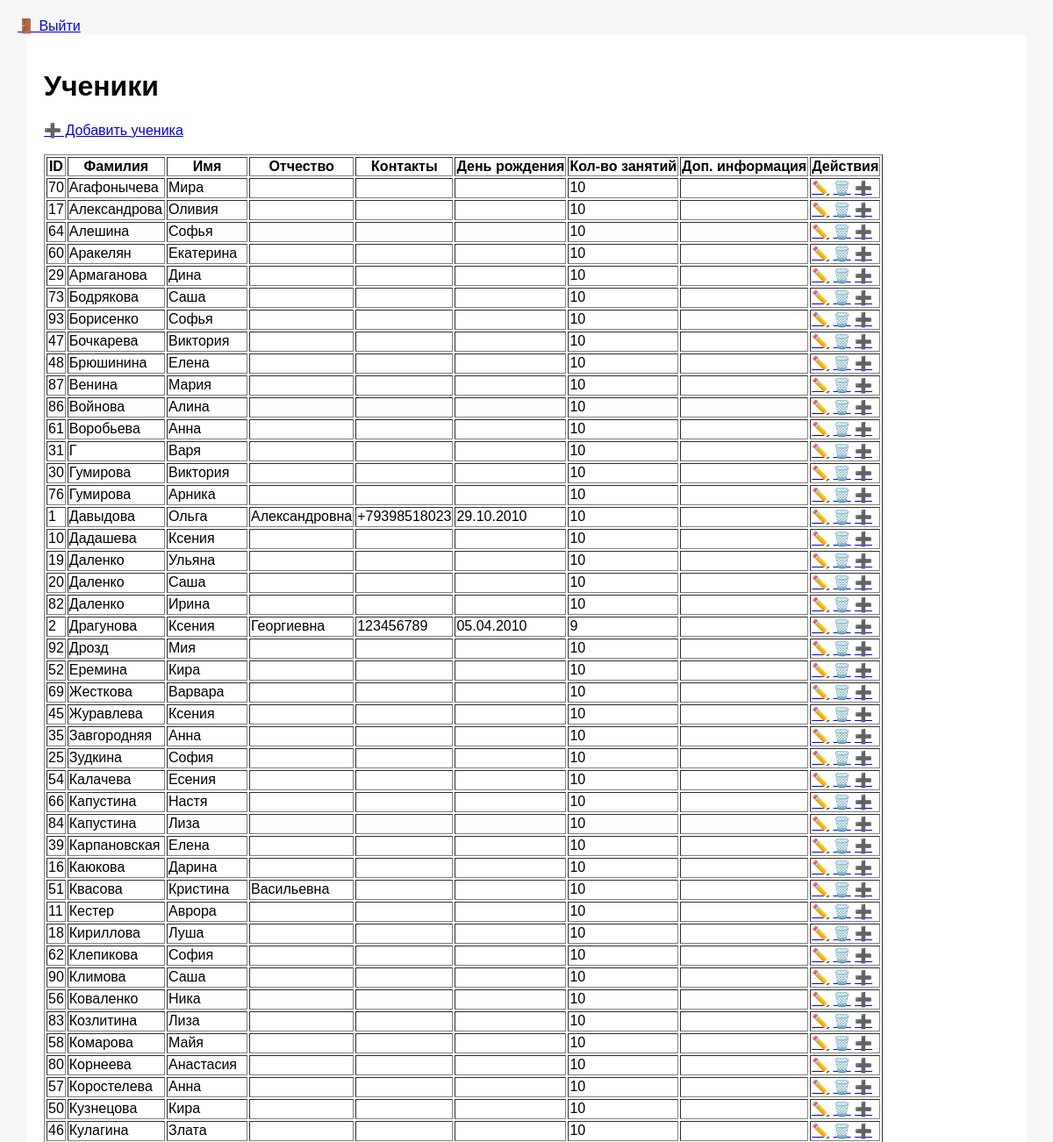
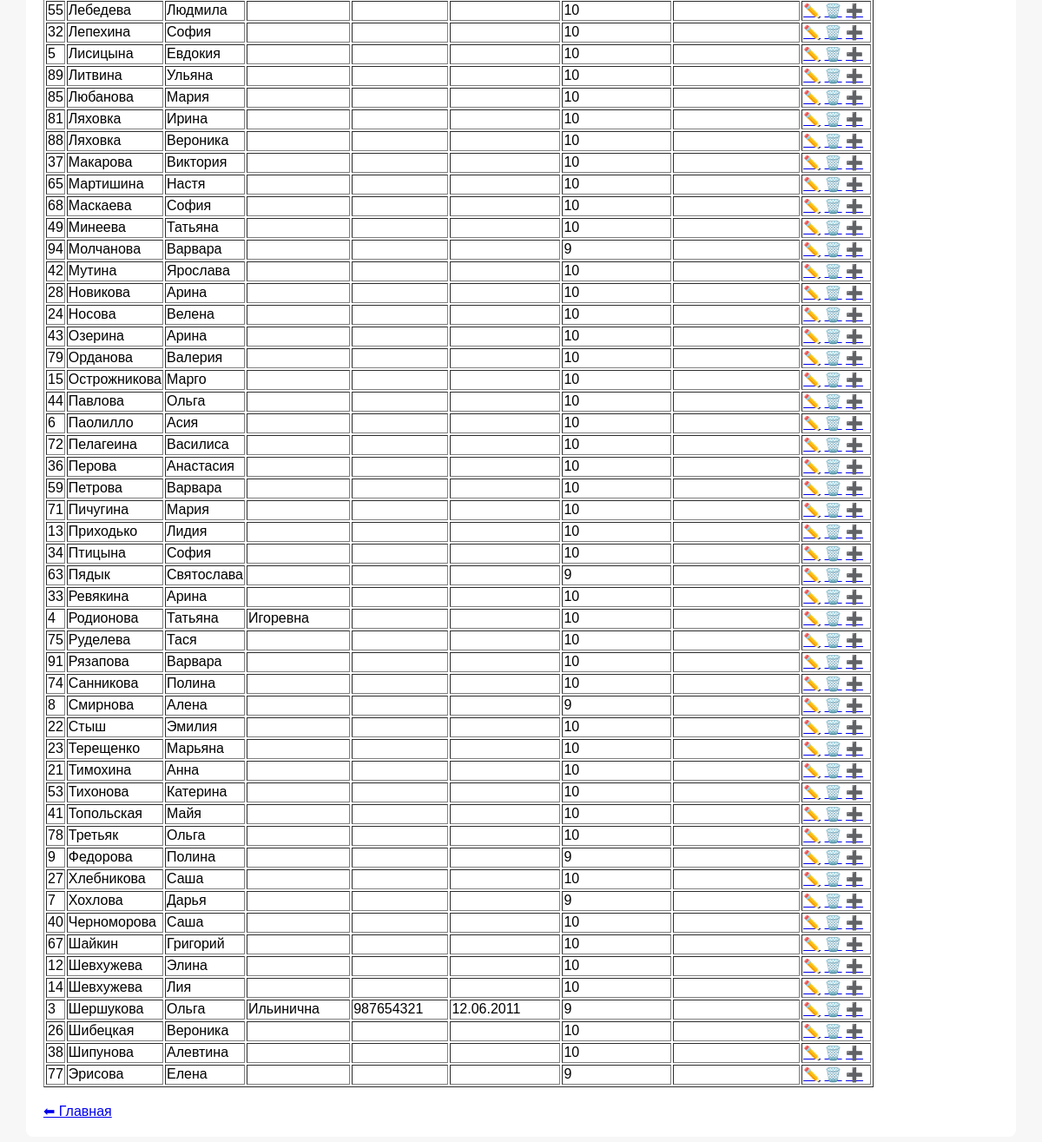
The page /students (signed in) on the database as committed earlier (2 pictures, top to bottom).
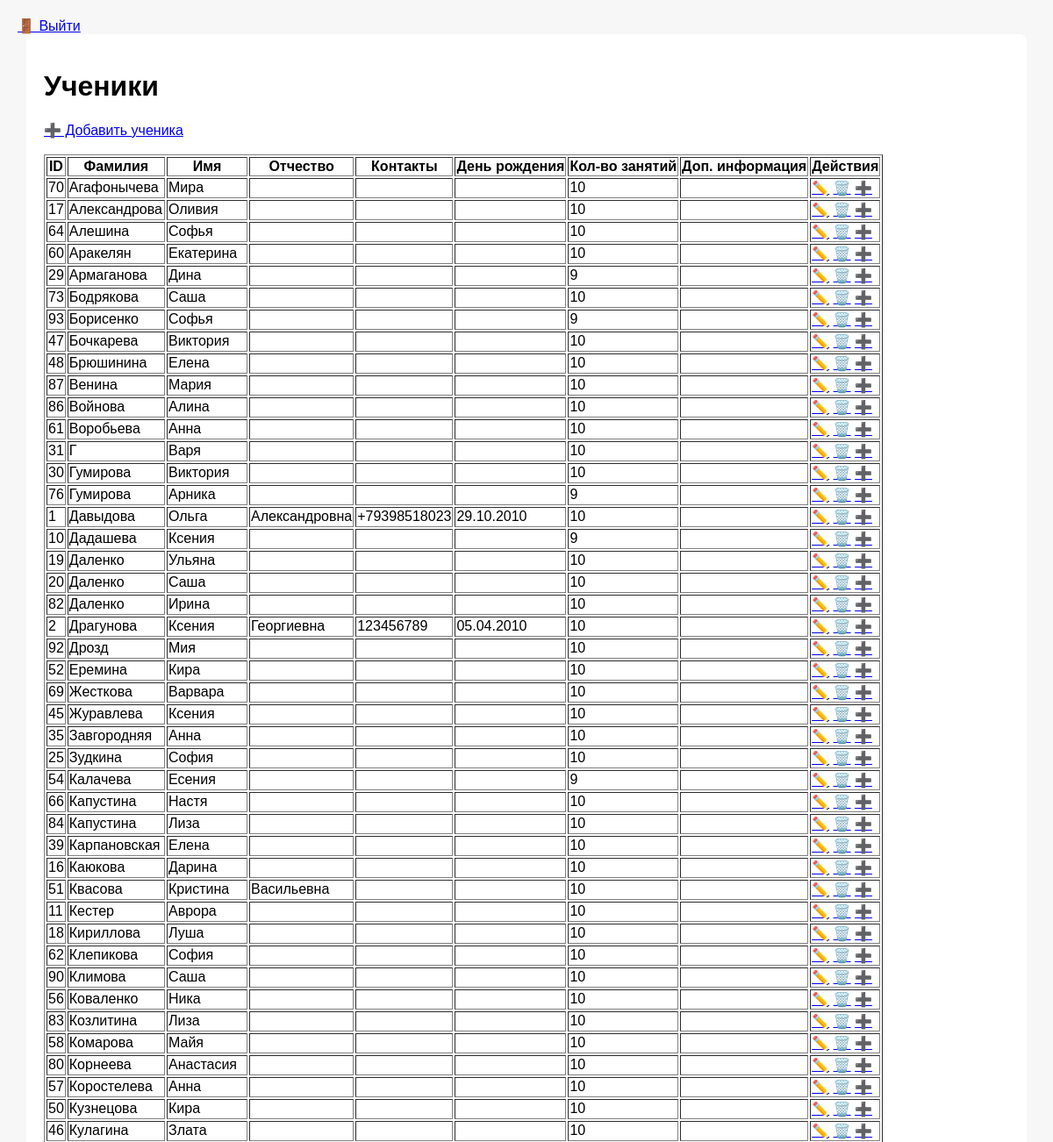
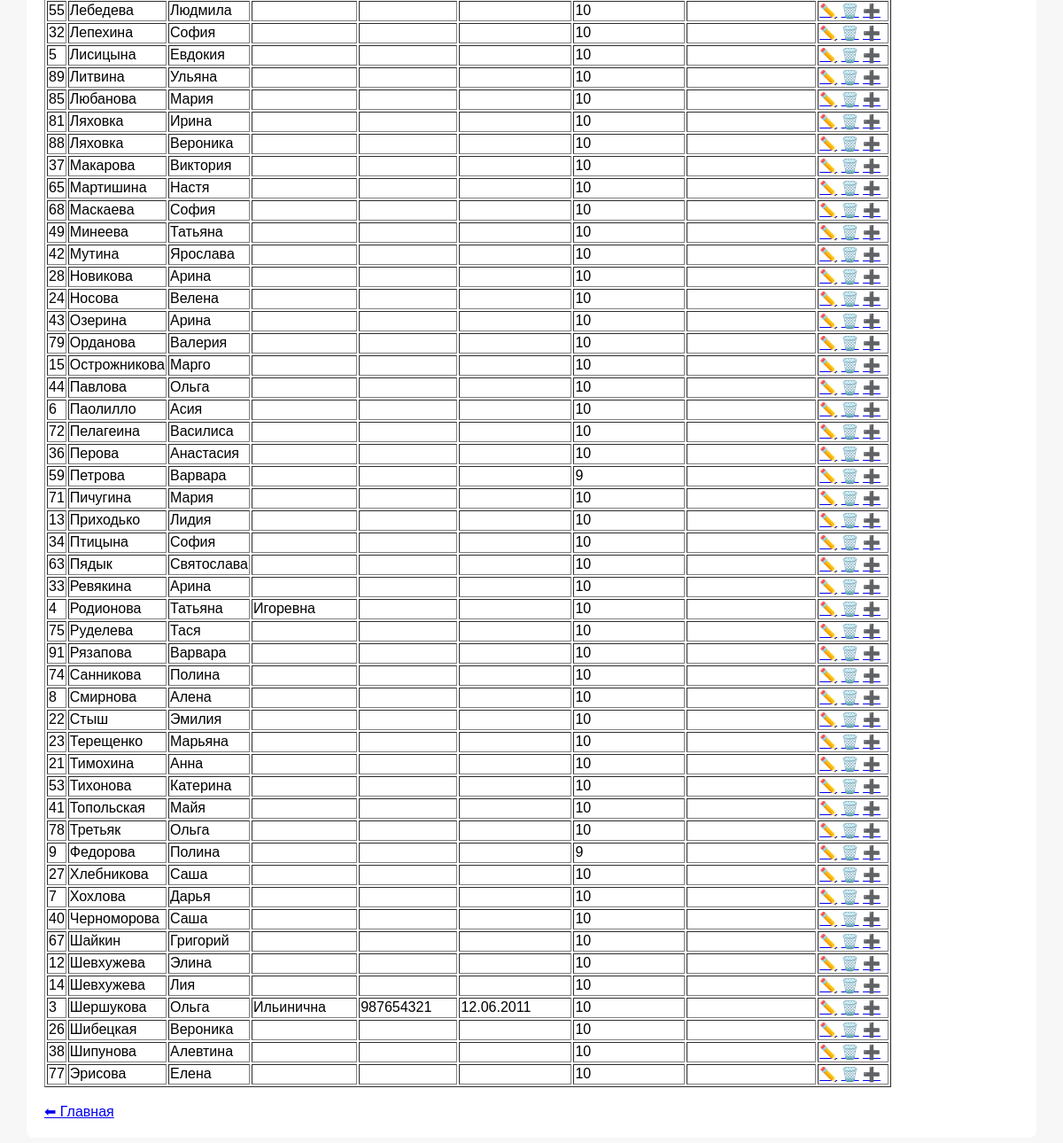
The same page on the database as committed later (2 pictures, top to bottom).
### tables this page shows
CREATE TABLE students
                   (
                       id INTEGER PRIMARY KEY AUTOINCREMENT,
                       first_name TEXT NOT NULL,
                       last_name TEXT NOT NULL,
                       middle_name TEXT,
                       contacts TEXT,
                       birthday TEXT,
                       lessons_count INTEGER,
                       additional_info TEXT,
                       creation_date TEXT
                   );

### app.py (the view)
    def wrapper(*args, **kwargs):
        if "user" not in session:
            return redirect(url_for("login"))
        return fn(*args, **kwargs)

### app.py (called while the page is built)
def login_required(fn):
    def wrapper(*args, **kwargs):
        if "user" not in session:
            return redirect(url_for("login"))
        return fn(*args, **kwargs)
    wrapper.__name__ = fn.__name__
    return wrapper

@app.route("/students")
@login_required
def students():
    students = db.get_all_students()
    return render_template("students.html", students=students)

@app.template_filter("ru_date")
@login_required
def ru_date(value):
    if not value:
        return ""
    for fmt in ("%Y.%m.%d", "%Y-%m-%d"):
        try:
            return datetime.strptime(value, fmt).strftime("%d.%m.%Y")
        except ValueError:
            pass
    return value  # если формат неожиданный

### database.py (called while the page is built)
def get_connection():
    conn = sqlite3.connect(DB_NAME)
    conn.row_factory = sqlite3.Row
    return conn

def get_all_students():
    conn = get_connection()
    students = conn.execute("SELECT * FROM students ORDER BY last_name ASC").fetchall()
    conn.close()
    return students

### templates/students.html (shortened to what this page needs)
{% extends "base.html" %}
{% block content %}
<h1>Ученики</h1>
<a href="{{ url_for('add_student') }}">➕ Добавить ученика</a><br><br>
<table border="1">
    <tr>
        <th>ID</th>
        <th>Фамилия</th>
        <th>Имя</th>
        <th>Отчество</th>
        <th>Контакты</th>
        <th>День рождения</th>
        <th>Кол-во занятий</th>
        <th>Доп. информация</th>
        <th>Действия</th>
    </tr>
    {% for student in students %}
    <tr>
        <td>{{ student.id }}</td>
        <td>{{ student.last_name }}</td>
        <td>{{ student.first_name }}</td>
        <td>{{ student.middle_name }}</td>
        <td>{{ student.contacts }}</td>
        <td>{{ student.birthday | ru_date }}</td>
        <td>{{ student.lessons_count }}</td>
        <td>{{ student.additional_info }}</td>
        <td>
            <a href="{{ url_for('edit_student', student_id=student.id) }}">✏️</a>
            <a href="#" class="delete-btn" data-url="{{ url_for('delete_student', student_id=student.id) }}">🗑️</a>
            <a href="{{ url_for('buy_cards', student_id=student.id) }}">➕</a>
        </td>
    </tr>
    {% endfor %}
</table>
<br>
<a href="{{ url_for('index') }}">⬅ Главная</a>
{% endblock %}

### templates/base.html (shortened to what this page needs)
<!DOCTYPE html>
<html lang="ru">
<head>
    <link rel="stylesheet" href="{{ url_for('static', filename='css/styles.css') }}">
</head>
<body>
<a href="{{ url_for('logout') }}">🚪 Выйти</a>
<div class="container">
    {% block content %}{% endblock %}
</div>
</body>
</html>

### static/css/styles.css (style rules this page uses)
body { font-family: Arial, sans-serif; margin: 20px; background: #f7f7f7; }
.container { max-width: 1100px; margin: auto; background: #fff; padding: 20px; border-radius: 8px; }

Rows that differ between the two databases and show on the page:
removed students: id "94", last_name "Молчанова", first_name "Варвара", lessons_count "9"
changed students "Армаганова": lessons_count "10" → "9"
changed students "Борисенко": lessons_count "10" → "9"
changed students "Арника": lessons_count "10" → "9"
changed students "Дадашева": lessons_count "10" → "9"
changed students "Драгунова": lessons_count "9" → "10"
changed students "Калачева": lessons_count "10" → "9"
changed students "Петрова": lessons_count "10" → "9"
changed students "Пядык": lessons_count "9" → "10"
changed students "Смирнова": lessons_count "9" → "10"
changed students "Хохлова": lessons_count "9" → "10"
changed students "Шершукова": lessons_count "9" → "10"
changed students "Эрисова": lessons_count "9" → "10"
